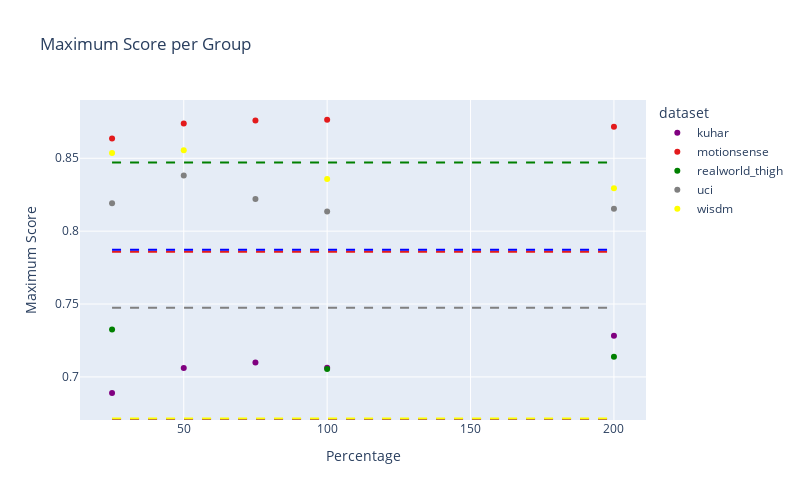

The notebook cell saved with this chart:
### Code cell
import pandas as pd
import plotly.express as px

lista_colores = ["purple", "#e31a1c", "green", "gray", "yellow", "blue"]

fig = px.scatter(df_fmax_score, 
                 x='percentage', 
                 y='score', 
                 color='dataset', 
                 color_discrete_sequence=lista_colores,  
                 title='Maximum Score per Group',
                 labels={'score': 'Maximum Score', 'percentage': 'Percentage'},
                 width=800, height=500)

for dataset, color in zip(datasets, lista_colores):    
        fig.add_shape(
            go.layout.Shape(
                type="line",
                x0=df[x].min(),
                x1=df[x].max(),
                y0=score_no_reducer[dataset],
                y1=score_no_reducer[dataset],
                line=dict(color=color, width=2, dash='dash'),
            )
        )

# Show the figure
fig.show()

### Figure 1 — Plotly figure (JSON) as saved in the notebook; plotly's stock layout.template omitted (floating-point values rounded to 4 significant figures)
{"data": [{"hovertemplate": "dataset=kuhar<br>Percentage=%{x}<br>Maximum Score=%{y}<extra></extra>", "legendgroup": "kuhar", "marker": {"color": "purple", "symbol": "circle"}, "mode": "markers", "name": "kuhar", "orientation": "v", "showlegend": true, "type": "scatter", "x": [25, 50, 75, 100, 200], "xaxis": "x", "y": [0.689, 0.7061, 0.7099, 0.7063, 0.7282], "yaxis": "y"}, {"hovertemplate": "dataset=motionsense<br>Percentage=%{x}<br>Maximum Score=%{y}<extra></extra>", "legendgroup": "motionsense", "marker": {"color": "#e31a1c", "symbol": "circle"}, "mode": "markers", "name": "motionsense", "orientation": "v", "showlegend": true, "type": "scatter", "x": [25, 50, 75, 100, 200], "xaxis": "x", "y": [0.8636, 0.8738, 0.876, 0.8764, 0.8717], "yaxis": "y"}, {"hovertemplate": "dataset=realworld_thigh<br>Percentage=%{x}<br>Maximum Score=%{y}<extra></extra>", "legendgroup": "realworld_thigh", "marker": {"color": "green", "symbol": "circle"}, "mode": "markers", "name": "realworld_thigh", "orientation": "v", "showlegend": true, "type": "scatter", "x": [25, 100, 200], "xaxis": "x", "y": [0.7325, 0.7054, 0.7138], "yaxis": "y"}, {"hovertemplate": "dataset=uci<br>Percentage=%{x}<br>Maximum Score=%{y}<extra></extra>", "legendgroup": "uci", "marker": {"color": "gray", "symbol": "circle"}, "mode": "markers", "name": "uci", "orientation": "v", "showlegend": true, "type": "scatter", "x": [25, 50, 75, 100, 200], "xaxis": "x", "y": [0.8191, 0.8382, 0.8221, 0.8135, 0.8153], "yaxis": "y"}, {"hovertemplate": "dataset=wisdm<br>Percentage=%{x}<br>Maximum Score=%{y}<extra></extra>", "legendgroup": "wisdm", "marker": {"color": "yellow", "symbol": "circle"}, "mode": "markers", "name": "wisdm", "orientation": "v", "showlegend": true, "type": "scatter", "x": [25, 50, 100, 200], "xaxis": "x", "y": [0.8536, 0.8555, 0.8358, 0.8295], "yaxis": "y"}], "layout": {"height": 500, "legend": {"title": {"text": "dataset"}, "tracegroupgap": 0}, "shapes": [{"line": {"color": "purple", "dash": "dash", "width": 2}, "type": "line", "x0": 25, "x1": 200, "y0": 0.6711, "y1": 0.6711}, {"line": {"color": "#e31a1c", "dash": "dash", "width": 2}, "type": "line", "x0": 25, "x1": 200, "y0": 0.786, "y1": 0.786}, {"line": {"color": "green", "dash": "dash", "width": 2}, "type": "line", "x0": 25, "x1": 200, "y0": 0.8471, "y1": 0.8471}, {"line": {"color": "gray", "dash": "dash", "width": 2}, "type": "line", "x0": 25, "x1": 200, "y0": 0.7474, "y1": 0.7474}, {"line": {"color": "yellow", "dash": "dash", "width": 2}, "type": "line", "x0": 25, "x1": 200, "y0": 0.6715, "y1": 0.6715}, {"line": {"color": "blue", "dash": "dash", "width": 2}, "type": "line", "x0": 25, "x1": 200, "y0": 0.7872, "y1": 0.7872}], "title": {"text": "Maximum Score per Group"}, "width": 800, "xaxis": {"anchor": "y", "autorange": true, "domain": [0, 1], "range": [13.84, 211.2], "title": {"text": "Percentage"}, "type": "linear"}, "yaxis": {"anchor": "x", "autorange": true, "domain": [0, 1], "range": [0.6704, 0.89], "title": {"text": "Maximum Score"}, "type": "linear"}}}
